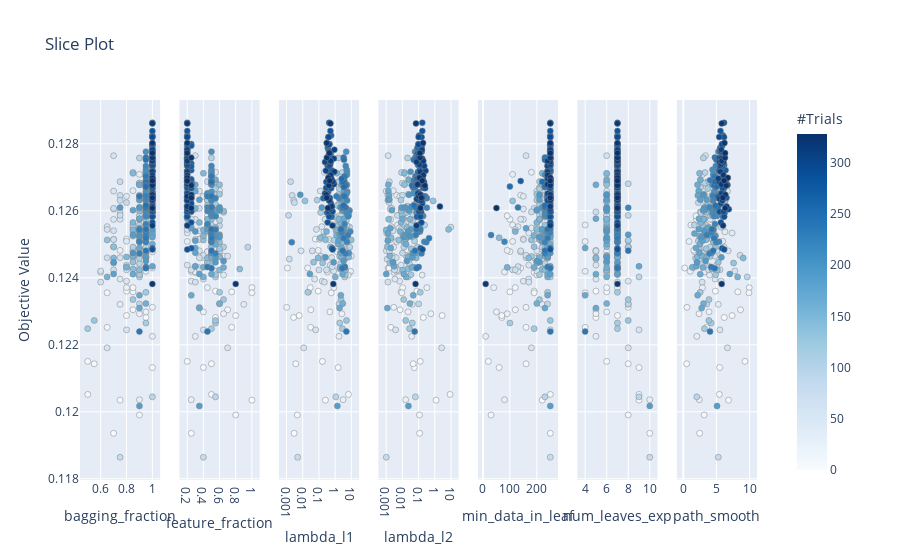

Notebook source saved alongside this figure:
### Code cell
plot_slice(study)

### Figure 1 — Plotly figure (JSON) as saved in the notebook; plotly's stock layout.template omitted (floating-point values rounded to 4 significant figures; data arrays with more than 128 entries replaced by an {"elided": "..."} marker saying what was removed)
{"data": [{"marker": {"color": {"elided": "328 int values"}, "colorbar": {"title": {"text": "#Trials"}, "x": 1, "xpad": 40, "y": 0.5}, "colorscale": [[0, "rgb(247,251,255)"], [0.125, "rgb(222,235,247)"], [0.25, "rgb(198,219,239)"], [0.375, "rgb(158,202,225)"], [0.5, "rgb(107,174,214)"], [0.625, "rgb(66,146,198)"], [0.75, "rgb(33,113,181)"], [0.875, "rgb(8,81,156)"], [1, "rgb(8,48,107)"]], "line": {"color": "Grey", "width": 0.5}, "showscale": true}, "mode": "markers", "showlegend": false, "type": "scatter", "x": {"elided": "328 float values"}, "xaxis": "x", "y": {"elided": "328 float values"}, "yaxis": "y"}, {"marker": {"color": {"elided": "328 int values"}, "colorbar": {"title": {"text": "#Trials"}, "x": 1, "xpad": 40}, "colorscale": [[0, "rgb(247,251,255)"], [0.125, "rgb(222,235,247)"], [0.25, "rgb(198,219,239)"], [0.375, "rgb(158,202,225)"], [0.5, "rgb(107,174,214)"], [0.625, "rgb(66,146,198)"], [0.75, "rgb(33,113,181)"], [0.875, "rgb(8,81,156)"], [1, "rgb(8,48,107)"]], "line": {"color": "Grey", "width": 0.5}, "showscale": false}, "mode": "markers", "showlegend": false, "type": "scatter", "x": {"elided": "328 float values"}, "xaxis": "x2", "y": {"elided": "328 float values"}, "yaxis": "y2"}, {"marker": {"color": {"elided": "328 int values"}, "colorbar": {"title": {"text": "#Trials"}, "x": 1, "xpad": 40}, "colorscale": [[0, "rgb(247,251,255)"], [0.125, "rgb(222,235,247)"], [0.25, "rgb(198,219,239)"], [0.375, "rgb(158,202,225)"], [0.5, "rgb(107,174,214)"], [0.625, "rgb(66,146,198)"], [0.75, "rgb(33,113,181)"], [0.875, "rgb(8,81,156)"], [1, "rgb(8,48,107)"]], "line": {"color": "Grey", "width": 0.5}, "showscale": false}, "mode": "markers", "showlegend": false, "type": "scatter", "x": {"elided": "328 float values"}, "xaxis": "x3", "y": {"elided": "328 float values"}, "yaxis": "y3"}, {"marker": {"color": {"elided": "328 int values"}, "colorbar": {"title": {"text": "#Trials"}, "x": 1, "xpad": 40}, "colorscale": [[0, "rgb(247,251,255)"], [0.125, "rgb(222,235,247)"], [0.25, "rgb(198,219,239)"], [0.375, "rgb(158,202,225)"], [0.5, "rgb(107,174,214)"], [0.625, "rgb(66,146,198)"], [0.75, "rgb(33,113,181)"], [0.875, "rgb(8,81,156)"], [1, "rgb(8,48,107)"]], "line": {"color": "Grey", "width": 0.5}, "showscale": false}, "mode": "markers", "showlegend": false, "type": "scatter", "x": {"elided": "328 float values"}, "xaxis": "x4", "y": {"elided": "328 float values"}, "yaxis": "y4"}, {"marker": {"color": {"elided": "328 int values"}, "colorbar": {"title": {"text": "#Trials"}, "x": 1, "xpad": 40}, "colorscale": [[0, "rgb(247,251,255)"], [0.125, "rgb(222,235,247)"], [0.25, "rgb(198,219,239)"], [0.375, "rgb(158,202,225)"], [0.5, "rgb(107,174,214)"], [0.625, "rgb(66,146,198)"], [0.75, "rgb(33,113,181)"], [0.875, "rgb(8,81,156)"], [1, "rgb(8,48,107)"]], "line": {"color": "Grey", "width": 0.5}, "showscale": false}, "mode": "markers", "showlegend": false, "type": "scatter", "x": {"elided": "328 int values"}, "xaxis": "x5", "y": {"elided": "328 float values"}, "yaxis": "y5"}, {"marker": {"color": {"elided": "328 int values"}, "colorbar": {"title": {"text": "#Trials"}, "x": 1, "xpad": 40}, "colorscale": [[0, "rgb(247,251,255)"], [0.125, "rgb(222,235,247)"], [0.25, "rgb(198,219,239)"], [0.375, "rgb(158,202,225)"], [0.5, "rgb(107,174,214)"], [0.625, "rgb(66,146,198)"], [0.75, "rgb(33,113,181)"], [0.875, "rgb(8,81,156)"], [1, "rgb(8,48,107)"]], "line": {"color": "Grey", "width": 0.5}, "showscale": false}, "mode": "markers", "showlegend": false, "type": "scatter", "x": {"elided": "328 int values"}, "xaxis": "x6", "y": {"elided": "328 float values"}, "yaxis": "y6"}, {"marker": {"color": {"elided": "328 int values"}, "colorbar": {"title": {"text": "#Trials"}, "x": 1, "xpad": 40}, "colorscale": [[0, "rgb(247,251,255)"], [0.125, "rgb(222,235,247)"], [0.25, "rgb(198,219,239)"], [0.375, "rgb(158,202,225)"], [0.5, "rgb(107,174,214)"], [0.625, "rgb(66,146,198)"], [0.75, "rgb(33,113,181)"], [0.875, "rgb(8,81,156)"], [1, "rgb(8,48,107)"]], "line": {"color": "Grey", "width": 0.5}, "showscale": false}, "mode": "markers", "showlegend": false, "type": "scatter", "x": {"elided": "328 float values"}, "xaxis": "x7", "y": {"elided": "328 float values"}, "yaxis": "y7"}], "layout": {"autosize": true, "title": {"text": "Slice Plot"}, "xaxis": {"anchor": "y", "autorange": true, "domain": [0, 0.1184], "range": [0.4481, 1.052], "title": {"text": "bagging_fraction"}, "type": "linear"}, "xaxis2": {"anchor": "y2", "autorange": true, "domain": [0.1469, 0.2653], "range": [0.117, 1.083], "title": {"text": "feature_fraction"}, "type": "linear"}, "xaxis3": {"anchor": "y3", "autorange": true, "domain": [0.2939, 0.4122], "range": [-3.401, 1.412], "title": {"text": "lambda_l1"}, "type": "log"}, "xaxis4": {"anchor": "y4", "autorange": true, "domain": [0.4408, 0.5592], "range": [-3.413, 1.402], "title": {"text": "lambda_l2"}, "type": "log"}, "xaxis5": {"anchor": "y5", "autorange": true, "domain": [0.5878, 0.7061], "range": [-14.9, 274.9], "title": {"text": "min_data_in_leaf"}, "type": "linear"}, "xaxis6": {"anchor": "y6", "autorange": true, "domain": [0.7347, 0.8531], "range": [3.378, 10.62], "title": {"text": "num_leaves_exp"}, "type": "linear"}, "xaxis7": {"anchor": "y7", "autorange": true, "domain": [0.8816, 1.0], "range": [-0.8122, 10.96], "title": {"text": "path_smooth"}, "type": "linear"}, "yaxis": {"anchor": "x", "autorange": true, "domain": [0, 1], "range": [0.1178, 0.1295], "title": {"text": "Objective Value"}, "type": "linear"}, "yaxis2": {"anchor": "x2", "autorange": true, "domain": [0, 1], "matches": "y", "range": [0.1178, 0.1295], "showticklabels": false, "type": "linear"}, "yaxis3": {"anchor": "x3", "autorange": true, "domain": [0, 1], "matches": "y", "range": [0.1178, 0.1295], "showticklabels": false, "type": "linear"}, "yaxis4": {"anchor": "x4", "autorange": true, "domain": [0, 1], "matches": "y", "range": [0.1178, 0.1295], "showticklabels": false, "type": "linear"}, "yaxis5": {"anchor": "x5", "autorange": true, "domain": [0, 1], "matches": "y", "range": [0.1178, 0.1295], "showticklabels": false, "type": "linear"}, "yaxis6": {"anchor": "x6", "autorange": true, "domain": [0, 1], "matches": "y", "range": [0.1178, 0.1295], "showticklabels": false, "type": "linear"}, "yaxis7": {"anchor": "x7", "autorange": true, "domain": [0, 1], "matches": "y", "range": [0.1178, 0.1295], "showticklabels": false, "type": "linear"}}}
